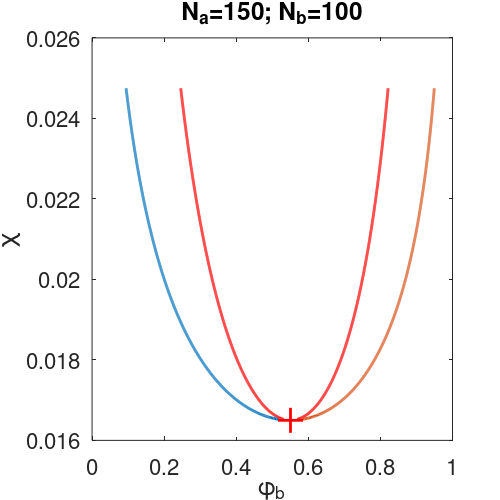
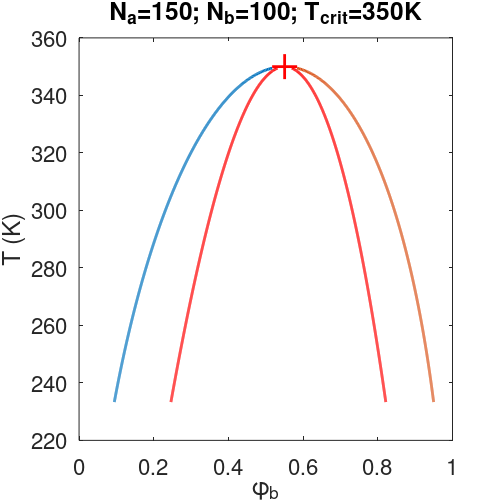

MATLAB code to generate these figures, in order:
close all % close all the existing plot windows to clean things up a bit
clear all % clear all defined variables

% the following are optional commands, used here to set the font
% size and width of the plotted lines so that the plots look good
set(0,'defaultaxesfontsize',16)
set(0,'defaultlinelinewidth',2)
set(0,'defaultfigurepapersize',[5 5])
set(0,'defaultfigurepaperposition',[0 0 5 5])

na=150;
nb=100;

% solution for equilibrium phase compositions
tcrit=350; % critical temperature
chimaxratio=1.5; % this is maximum chi for phase diagram, normalized by chicrit
npoints=1000; % number of different chi points to include in diagram
chicrit=(na+nb+2*(na*nb)^0.5)/(2*na*nb);
phicrit=na^0.5/(na^0.5+nb^0.5);
chimax=chicrit*chimaxratio;
chimin=chicrit*(1+chimaxratio/(npoints-1));

%{
Now we determine the rest of the phase diagram, starting from the largest
values of chi and working toward the critical point
%}
j=0;
phib=[0.01 0.99]; % initial guess for solution at highest chi
for chi=linspace(chimax, chimin, npoints);
    j=j+1
    % define all the necessary equations
    fv=@(phi) phi.*log(phi)/nb+(1-phi).*log(1-phi)./na+chi.*phi.*(1-phi);
    mua=@(phi) log(1-phi)+phi*(1-na/nb)+chi*na*phi.^2;
    mub=@(phi) log(phi)+(1-phi)*(1-nb/na)+chi*nb*(1-phi)^2;
    ftosolve=@(phi) [mua(phi(1))-mua(phi(2));
        mub(phi(1))-mub(phi(2))];
    chiplot(j)=chi;
    a=0.5-1/(4*chi*na)+1/(4*chi*nb);
    phis1(j)=a-(a^2-1/(2*nb*chi))^0.5;
    phis2(j)=a+(a^2-1/(2*nb*chi))^0.5; %#ok<*SAGROW>
    phib = fsolve(ftosolve,phib); % previous solution is used as guess for
    % this value of chi
    phib1(j)=phib(1);
    phib2(j)=phib(2);
end

% now we generate the chi-based phase diagram
figure
plot(phis1,chiplot, 'r');
xlabel('\phi_{b}')
ylabel('\chi')
hold on
plot(phis2,chiplot, 'r')
plot(phib1,chiplot)
plot(phib2,chiplot)
plot(phicrit,chicrit,'r+','markersize',18)
hold off
title(['N_{a}=' num2str(na) '; N_{b}=' num2str(nb)])
pause(1) % not sure why this is needed, but the svg file isn't always generated correctly without it
print(gcf,'-dsvg','flory_chi_diagram')

% now plot temeprature curve - we just need to convert chi values to Temp.
% values
figure % make a new figure
t=tcrit*chicrit./chiplot;
plot(phis1,t, 'r');
xlabel('\phi_{b}')
ylabel('T (K)')
hold on
plot(phis2,t, 'r')
plot(phib1,t)
plot(phib2,t)
plot(phicrit,tcrit,'r+','markersize',18)
hold off
title(['N_{a}=' num2str(na) '; N_{b}=' num2str(nb) '; T_{crit}=' num2str(tcrit) 'K'])

%  now write the file
print(gcf,'-dsvg','flory_t_diagram')
